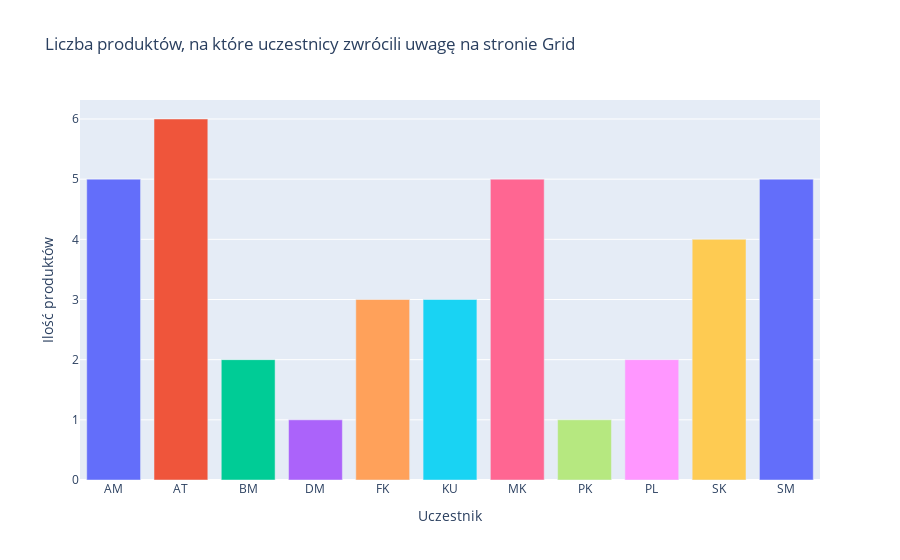
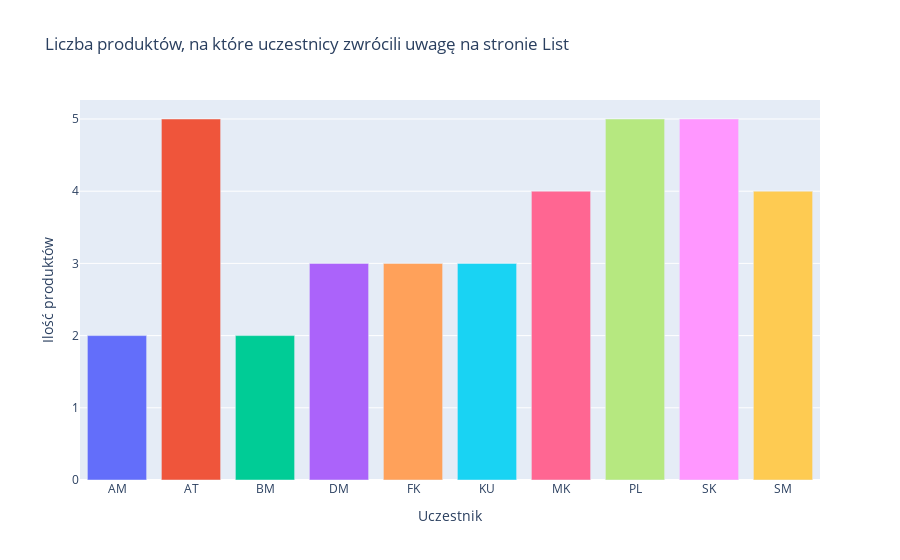
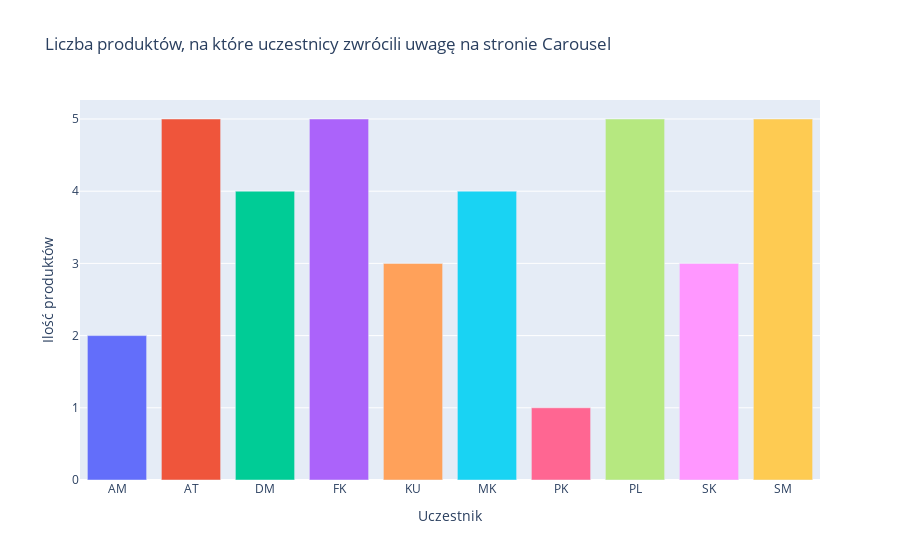

These figures' notebook cell, in order:
### Code cell
# Wyrysowanie kolejnych wykresow
fig6 = px.bar(counts[counts["Stimulus"] == "Grid"], x="Participant", y="Count", color="Participant", title="Liczba produktów, na które uczestnicy zwrócili uwagę na stronie Grid", labels={"Count": "Ilość produktów", "Participant": "Uczestnik"})

fig7 = px.bar(counts[counts["Stimulus"] == "List"], x="Participant", y="Count", color="Participant", title="Liczba produktów, na które uczestnicy zwrócili uwagę na stronie List", labels={"Count": "Ilość produktów", "Participant": "Uczestnik"})

fig8 = px.bar(counts[counts["Stimulus"] == "Carousel"], x="Participant", y="Count", color="Participant", title="Liczba produktów, na które uczestnicy zwrócili uwagę na stronie Carousel", labels={"Count": "Ilość produktów", "Participant": "Uczestnik"})

fig6.update_layout(showlegend=False)
fig7.update_layout(showlegend=False)
fig8.update_layout(showlegend=False)

fig6.show()
fig7.show()
fig8.show()

### Figure 1 — Plotly figure (JSON) as saved in the notebook; plotly's stock layout.template omitted (floating-point values rounded to 4 significant figures)
{"data": [{"alignmentgroup": "True", "hovertemplate": "Uczestnik=%{x}<br>Ilość produktów=%{y}<extra></extra>", "legendgroup": "AM", "marker": {"color": "#636efa", "pattern": {"shape": ""}}, "name": "AM", "offsetgroup": "AM", "orientation": "v", "showlegend": true, "textposition": "auto", "x": ["AM"], "xaxis": "x", "y": [5], "yaxis": "y", "type": "bar"}, {"alignmentgroup": "True", "hovertemplate": "Uczestnik=%{x}<br>Ilość produktów=%{y}<extra></extra>", "legendgroup": "AT", "marker": {"color": "#EF553B", "pattern": {"shape": ""}}, "name": "AT", "offsetgroup": "AT", "orientation": "v", "showlegend": true, "textposition": "auto", "x": ["AT"], "xaxis": "x", "y": [6], "yaxis": "y", "type": "bar"}, {"alignmentgroup": "True", "hovertemplate": "Uczestnik=%{x}<br>Ilość produktów=%{y}<extra></extra>", "legendgroup": "BM", "marker": {"color": "#00cc96", "pattern": {"shape": ""}}, "name": "BM", "offsetgroup": "BM", "orientation": "v", "showlegend": true, "textposition": "auto", "x": ["BM"], "xaxis": "x", "y": [2], "yaxis": "y", "type": "bar"}, {"alignmentgroup": "True", "hovertemplate": "Uczestnik=%{x}<br>Ilość produktów=%{y}<extra></extra>", "legendgroup": "DM", "marker": {"color": "#ab63fa", "pattern": {"shape": ""}}, "name": "DM", "offsetgroup": "DM", "orientation": "v", "showlegend": true, "textposition": "auto", "x": ["DM"], "xaxis": "x", "y": [1], "yaxis": "y", "type": "bar"}, {"alignmentgroup": "True", "hovertemplate": "Uczestnik=%{x}<br>Ilość produktów=%{y}<extra></extra>", "legendgroup": "FK", "marker": {"color": "#FFA15A", "pattern": {"shape": ""}}, "name": "FK", "offsetgroup": "FK", "orientation": "v", "showlegend": true, "textposition": "auto", "x": ["FK"], "xaxis": "x", "y": [3], "yaxis": "y", "type": "bar"}, {"alignmentgroup": "True", "hovertemplate": "Uczestnik=%{x}<br>Ilość produktów=%{y}<extra></extra>", "legendgroup": "KU", "marker": {"color": "#19d3f3", "pattern": {"shape": ""}}, "name": "KU", "offsetgroup": "KU", "orientation": "v", "showlegend": true, "textposition": "auto", "x": ["KU"], "xaxis": "x", "y": [3], "yaxis": "y", "type": "bar"}, {"alignmentgroup": "True", "hovertemplate": "Uczestnik=%{x}<br>Ilość produktów=%{y}<extra></extra>", "legendgroup": "MK", "marker": {"color": "#FF6692", "pattern": {"shape": ""}}, "name": "MK", "offsetgroup": "MK", "orientation": "v", "showlegend": true, "textposition": "auto", "x": ["MK"], "xaxis": "x", "y": [5], "yaxis": "y", "type": "bar"}, {"alignmentgroup": "True", "hovertemplate": "Uczestnik=%{x}<br>Ilość produktów=%{y}<extra></extra>", "legendgroup": "PK", "marker": {"color": "#B6E880", "pattern": {"shape": ""}}, "name": "PK", "offsetgroup": "PK", "orientation": "v", "showlegend": true, "textposition": "auto", "x": ["PK"], "xaxis": "x", "y": [1], "yaxis": "y", "type": "bar"}, {"alignmentgroup": "True", "hovertemplate": "Uczestnik=%{x}<br>Ilość produktów=%{y}<extra></extra>", "legendgroup": "PL", "marker": {"color": "#FF97FF", "pattern": {"shape": ""}}, "name": "PL", "offsetgroup": "PL", "orientation": "v", "showlegend": true, "textposition": "auto", "x": ["PL"], "xaxis": "x", "y": [2], "yaxis": "y", "type": "bar"}, {"alignmentgroup": "True", "hovertemplate": "Uczestnik=%{x}<br>Ilość produktów=%{y}<extra></extra>", "legendgroup": "SK", "marker": {"color": "#FECB52", "pattern": {"shape": ""}}, "name": "SK", "offsetgroup": "SK", "orientation": "v", "showlegend": true, "textposition": "auto", "x": ["SK"], "xaxis": "x", "y": [4], "yaxis": "y", "type": "bar"}, {"alignmentgroup": "True", "hovertemplate": "Uczestnik=%{x}<br>Ilość produktów=%{y}<extra></extra>", "legendgroup": "SM", "marker": {"color": "#636efa", "pattern": {"shape": ""}}, "name": "SM", "offsetgroup": "SM", "orientation": "v", "showlegend": true, "textposition": "auto", "x": ["SM"], "xaxis": "x", "y": [5], "yaxis": "y", "type": "bar"}], "layout": {"xaxis": {"anchor": "y", "domain": [0.0, 1.0], "title": {"text": "Uczestnik"}, "categoryorder": "array", "categoryarray": ["AM", "AT", "BM", "DM", "FK", "KU", "MK", "PK", "PL", "SK", "SM"]}, "yaxis": {"anchor": "x", "domain": [0.0, 1.0], "title": {"text": "Ilość produktów"}}, "legend": {"title": {"text": "Uczestnik"}, "tracegroupgap": 0}, "title": {"text": "Liczba produktów, na które uczestnicy zwrócili uwagę na stronie Grid"}, "barmode": "relative", "showlegend": false}}

### Figure 2 — Plotly figure (JSON) as saved in the notebook; plotly's stock layout.template omitted (floating-point values rounded to 4 significant figures)
{"data": [{"alignmentgroup": "True", "hovertemplate": "Uczestnik=%{x}<br>Ilość produktów=%{y}<extra></extra>", "legendgroup": "AM", "marker": {"color": "#636efa", "pattern": {"shape": ""}}, "name": "AM", "offsetgroup": "AM", "orientation": "v", "showlegend": true, "textposition": "auto", "x": ["AM"], "xaxis": "x", "y": [2], "yaxis": "y", "type": "bar"}, {"alignmentgroup": "True", "hovertemplate": "Uczestnik=%{x}<br>Ilość produktów=%{y}<extra></extra>", "legendgroup": "AT", "marker": {"color": "#EF553B", "pattern": {"shape": ""}}, "name": "AT", "offsetgroup": "AT", "orientation": "v", "showlegend": true, "textposition": "auto", "x": ["AT"], "xaxis": "x", "y": [5], "yaxis": "y", "type": "bar"}, {"alignmentgroup": "True", "hovertemplate": "Uczestnik=%{x}<br>Ilość produktów=%{y}<extra></extra>", "legendgroup": "BM", "marker": {"color": "#00cc96", "pattern": {"shape": ""}}, "name": "BM", "offsetgroup": "BM", "orientation": "v", "showlegend": true, "textposition": "auto", "x": ["BM"], "xaxis": "x", "y": [2], "yaxis": "y", "type": "bar"}, {"alignmentgroup": "True", "hovertemplate": "Uczestnik=%{x}<br>Ilość produktów=%{y}<extra></extra>", "legendgroup": "DM", "marker": {"color": "#ab63fa", "pattern": {"shape": ""}}, "name": "DM", "offsetgroup": "DM", "orientation": "v", "showlegend": true, "textposition": "auto", "x": ["DM"], "xaxis": "x", "y": [3], "yaxis": "y", "type": "bar"}, {"alignmentgroup": "True", "hovertemplate": "Uczestnik=%{x}<br>Ilość produktów=%{y}<extra></extra>", "legendgroup": "FK", "marker": {"color": "#FFA15A", "pattern": {"shape": ""}}, "name": "FK", "offsetgroup": "FK", "orientation": "v", "showlegend": true, "textposition": "auto", "x": ["FK"], "xaxis": "x", "y": [3], "yaxis": "y", "type": "bar"}, {"alignmentgroup": "True", "hovertemplate": "Uczestnik=%{x}<br>Ilość produktów=%{y}<extra></extra>", "legendgroup": "KU", "marker": {"color": "#19d3f3", "pattern": {"shape": ""}}, "name": "KU", "offsetgroup": "KU", "orientation": "v", "showlegend": true, "textposition": "auto", "x": ["KU"], "xaxis": "x", "y": [3], "yaxis": "y", "type": "bar"}, {"alignmentgroup": "True", "hovertemplate": "Uczestnik=%{x}<br>Ilość produktów=%{y}<extra></extra>", "legendgroup": "MK", "marker": {"color": "#FF6692", "pattern": {"shape": ""}}, "name": "MK", "offsetgroup": "MK", "orientation": "v", "showlegend": true, "textposition": "auto", "x": ["MK"], "xaxis": "x", "y": [4], "yaxis": "y", "type": "bar"}, {"alignmentgroup": "True", "hovertemplate": "Uczestnik=%{x}<br>Ilość produktów=%{y}<extra></extra>", "legendgroup": "PL", "marker": {"color": "#B6E880", "pattern": {"shape": ""}}, "name": "PL", "offsetgroup": "PL", "orientation": "v", "showlegend": true, "textposition": "auto", "x": ["PL"], "xaxis": "x", "y": [5], "yaxis": "y", "type": "bar"}, {"alignmentgroup": "True", "hovertemplate": "Uczestnik=%{x}<br>Ilość produktów=%{y}<extra></extra>", "legendgroup": "SK", "marker": {"color": "#FF97FF", "pattern": {"shape": ""}}, "name": "SK", "offsetgroup": "SK", "orientation": "v", "showlegend": true, "textposition": "auto", "x": ["SK"], "xaxis": "x", "y": [5], "yaxis": "y", "type": "bar"}, {"alignmentgroup": "True", "hovertemplate": "Uczestnik=%{x}<br>Ilość produktów=%{y}<extra></extra>", "legendgroup": "SM", "marker": {"color": "#FECB52", "pattern": {"shape": ""}}, "name": "SM", "offsetgroup": "SM", "orientation": "v", "showlegend": true, "textposition": "auto", "x": ["SM"], "xaxis": "x", "y": [4], "yaxis": "y", "type": "bar"}], "layout": {"xaxis": {"anchor": "y", "domain": [0.0, 1.0], "title": {"text": "Uczestnik"}, "categoryorder": "array", "categoryarray": ["AM", "AT", "BM", "DM", "FK", "KU", "MK", "PL", "SK", "SM"]}, "yaxis": {"anchor": "x", "domain": [0.0, 1.0], "title": {"text": "Ilość produktów"}}, "legend": {"title": {"text": "Uczestnik"}, "tracegroupgap": 0}, "title": {"text": "Liczba produktów, na które uczestnicy zwrócili uwagę na stronie List"}, "barmode": "relative", "showlegend": false}}

### Figure 3 — Plotly figure (JSON) as saved in the notebook; plotly's stock layout.template omitted (floating-point values rounded to 4 significant figures)
{"data": [{"alignmentgroup": "True", "hovertemplate": "Uczestnik=%{x}<br>Ilość produktów=%{y}<extra></extra>", "legendgroup": "AM", "marker": {"color": "#636efa", "pattern": {"shape": ""}}, "name": "AM", "offsetgroup": "AM", "orientation": "v", "showlegend": true, "textposition": "auto", "x": ["AM"], "xaxis": "x", "y": [2], "yaxis": "y", "type": "bar"}, {"alignmentgroup": "True", "hovertemplate": "Uczestnik=%{x}<br>Ilość produktów=%{y}<extra></extra>", "legendgroup": "AT", "marker": {"color": "#EF553B", "pattern": {"shape": ""}}, "name": "AT", "offsetgroup": "AT", "orientation": "v", "showlegend": true, "textposition": "auto", "x": ["AT"], "xaxis": "x", "y": [5], "yaxis": "y", "type": "bar"}, {"alignmentgroup": "True", "hovertemplate": "Uczestnik=%{x}<br>Ilość produktów=%{y}<extra></extra>", "legendgroup": "DM", "marker": {"color": "#00cc96", "pattern": {"shape": ""}}, "name": "DM", "offsetgroup": "DM", "orientation": "v", "showlegend": true, "textposition": "auto", "x": ["DM"], "xaxis": "x", "y": [4], "yaxis": "y", "type": "bar"}, {"alignmentgroup": "True", "hovertemplate": "Uczestnik=%{x}<br>Ilość produktów=%{y}<extra></extra>", "legendgroup": "FK", "marker": {"color": "#ab63fa", "pattern": {"shape": ""}}, "name": "FK", "offsetgroup": "FK", "orientation": "v", "showlegend": true, "textposition": "auto", "x": ["FK"], "xaxis": "x", "y": [5], "yaxis": "y", "type": "bar"}, {"alignmentgroup": "True", "hovertemplate": "Uczestnik=%{x}<br>Ilość produktów=%{y}<extra></extra>", "legendgroup": "KU", "marker": {"color": "#FFA15A", "pattern": {"shape": ""}}, "name": "KU", "offsetgroup": "KU", "orientation": "v", "showlegend": true, "textposition": "auto", "x": ["KU"], "xaxis": "x", "y": [3], "yaxis": "y", "type": "bar"}, {"alignmentgroup": "True", "hovertemplate": "Uczestnik=%{x}<br>Ilość produktów=%{y}<extra></extra>", "legendgroup": "MK", "marker": {"color": "#19d3f3", "pattern": {"shape": ""}}, "name": "MK", "offsetgroup": "MK", "orientation": "v", "showlegend": true, "textposition": "auto", "x": ["MK"], "xaxis": "x", "y": [4], "yaxis": "y", "type": "bar"}, {"alignmentgroup": "True", "hovertemplate": "Uczestnik=%{x}<br>Ilość produktów=%{y}<extra></extra>", "legendgroup": "PK", "marker": {"color": "#FF6692", "pattern": {"shape": ""}}, "name": "PK", "offsetgroup": "PK", "orientation": "v", "showlegend": true, "textposition": "auto", "x": ["PK"], "xaxis": "x", "y": [1], "yaxis": "y", "type": "bar"}, {"alignmentgroup": "True", "hovertemplate": "Uczestnik=%{x}<br>Ilość produktów=%{y}<extra></extra>", "legendgroup": "PL", "marker": {"color": "#B6E880", "pattern": {"shape": ""}}, "name": "PL", "offsetgroup": "PL", "orientation": "v", "showlegend": true, "textposition": "auto", "x": ["PL"], "xaxis": "x", "y": [5], "yaxis": "y", "type": "bar"}, {"alignmentgroup": "True", "hovertemplate": "Uczestnik=%{x}<br>Ilość produktów=%{y}<extra></extra>", "legendgroup": "SK", "marker": {"color": "#FF97FF", "pattern": {"shape": ""}}, "name": "SK", "offsetgroup": "SK", "orientation": "v", "showlegend": true, "textposition": "auto", "x": ["SK"], "xaxis": "x", "y": [3], "yaxis": "y", "type": "bar"}, {"alignmentgroup": "True", "hovertemplate": "Uczestnik=%{x}<br>Ilość produktów=%{y}<extra></extra>", "legendgroup": "SM", "marker": {"color": "#FECB52", "pattern": {"shape": ""}}, "name": "SM", "offsetgroup": "SM", "orientation": "v", "showlegend": true, "textposition": "auto", "x": ["SM"], "xaxis": "x", "y": [5], "yaxis": "y", "type": "bar"}], "layout": {"xaxis": {"anchor": "y", "domain": [0.0, 1.0], "title": {"text": "Uczestnik"}, "categoryorder": "array", "categoryarray": ["AM", "AT", "DM", "FK", "KU", "MK", "PK", "PL", "SK", "SM"]}, "yaxis": {"anchor": "x", "domain": [0.0, 1.0], "title": {"text": "Ilość produktów"}}, "legend": {"title": {"text": "Uczestnik"}, "tracegroupgap": 0}, "title": {"text": "Liczba produktów, na które uczestnicy zwrócili uwagę na stronie Carousel"}, "barmode": "relative", "showlegend": false}}
